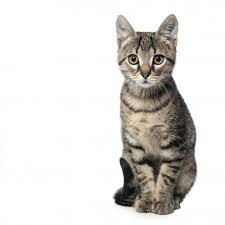
#> input picture pyhton/Advanced/Modules/Module Pillow/Material&practice/Pillow cropping, placing and rotating/cat2.jpg, 225 x 225 px
$ python code2.py
#> lines starting #> are read from the running program, lines starting #| are printed output that depends on the picture
from PIL import Image                       #module or the picture work
image = Image.open("cat2.jpg")              #opening the pic
#> image is the input picture: PIL image 225x225 RGB; mean R, G, B 222.2, 220, 217.1
region = image.crop((100, 10, 200, 215))    #crop arguments
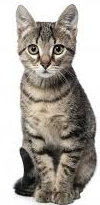
#> region: PIL image 100x205 RGB; mean R, G, B 174.4, 169, 162
region = region.transpose(Image.ROTATE_90)  #rotating the image
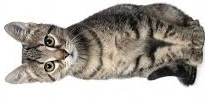
#> region: PIL image 205x100 RGB; mean R, G, B 174.4, 169, 162
region.show()                               #don't forget to change the variable for a different one to see the result


#===========Different roatating methods===========#
#=================================================#
#1. example.FLIP_LEFT_RIGHT
#2. example.FLIP_TO_BOTTOM
#3. example.ROTATE_90
#4. example.ROTATE_180
#5. example.ROTATE_270
#6. example = example.rotate(45)
